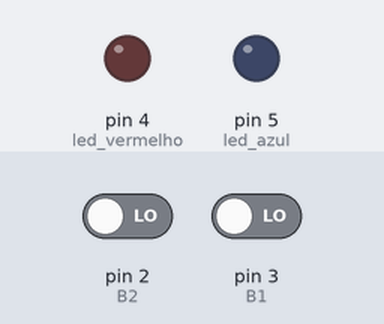
Bench run of a sketch on a simulated Arduino Uno, built with avr-gcc and run on an emulated ATmega328P. Shown: output pins drawn as LEDs (lit = HIGH). Inputs (shaded band) come from the test bench; at power-on: pin 3 (B1) LOW, pin 2 (B2) LOW.

Above: at 1.2 s.
1.3 s: pin 3 (B1) driven HIGH
At 2.5 s:
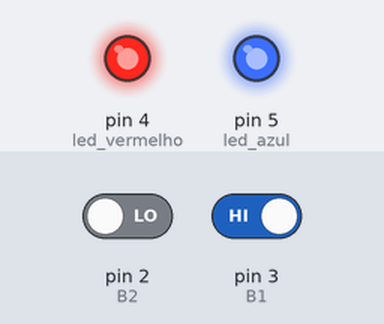
4.3 s: pin 2 (B2) driven HIGH
At 5.6 s:
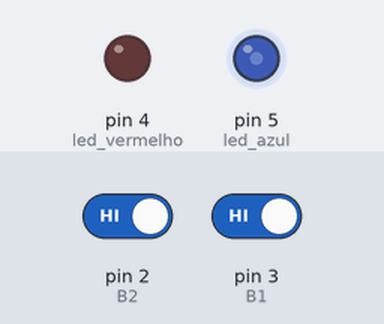
7.3 s: pin 2 (B2) driven LOW
At 9.4 s:
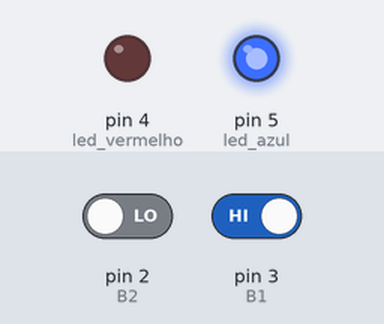
10.3 s: pin 2 (B2) driven HIGH and pin 3 (B1) driven LOW
At 11.1 s:
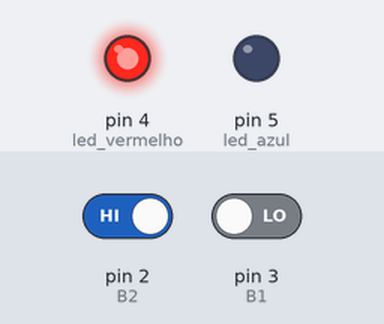
Timing chart, 0 to 14.3 s (numbered marks = the images above; inputs shaded):
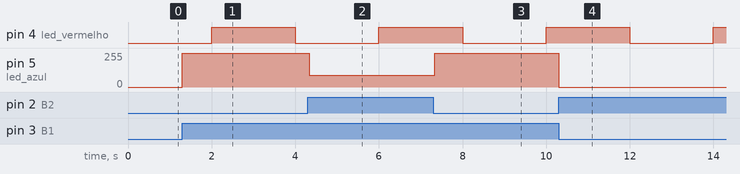

The sketch:

atividade_pr_tica_1_pisca_led_1.ino
```cpp
#define led_vermelho 4
#define led_azul 5
#define B1 3
#define B2 2

long TimeAnterior=0;
long Time = 2000;


void setup()
{
  pinMode(B1, INPUT);
  pinMode(B2, INPUT);
  pinMode(led_vermelho, OUTPUT);
  pinMode(led_azul, OUTPUT);

  Serial.begin(9600);

}

void loop()
{


  if (millis() >= TimeAnterior+2000)
  {

   	TimeAnterior = millis();
    digitalWrite(led_vermelho, !digitalRead(led_vermelho));

  }

  if (digitalRead(B1))
  {
    digitalWrite(led_azul,1);
  }

  if (digitalRead(B2))
  {
    digitalWrite(led_azul,0);
  }
}
```

Measured:
- after the input at 1.3 s, pin 5 (led_azul): 0/255 → 255/255 at once
- after the input at 4.3 s, pin 5 (led_azul): 255/255 → 90/255 at once
- after the input at 7.3 s, pin 5 (led_azul): 90/255 → 255/255 at once
- after the input at 10.3 s, pin 5 (led_azul): 255/255 → 0/255 at once
